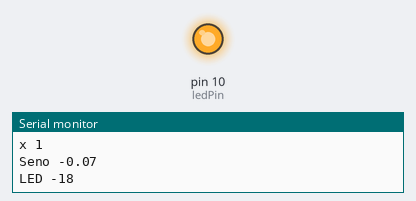
Recording of a sketch running on a simulated Arduino Uno, built with avr-gcc and run on an emulated ATmega328P. Parts: output pins drawn as LEDs (lit = HIGH), the last lines printed to the serial monitor.

Above: at 0.1 s.
At 51.1 s:
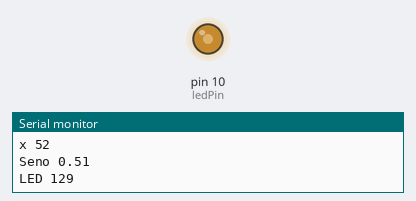
At 75.1 s:
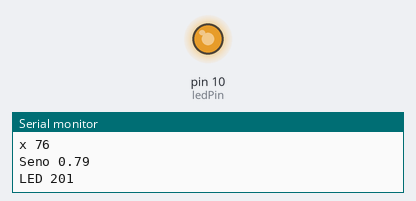
At 84.1 s:
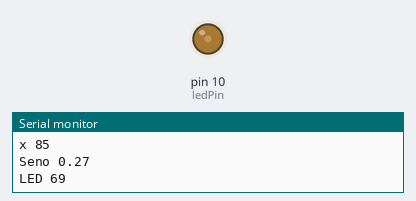
Timing chart, 0 to 89.6 s (numbered marks = the images above):
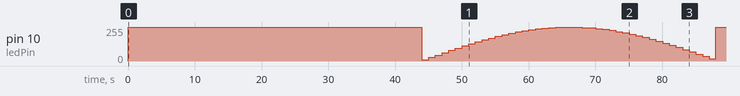

Measured:
- by itself, pin 10 (ledPin): 0/255 → 255/255 at 0.00 s, → 9/255 44.0 s later, → 27/255 1.0 s later, → 45/255 1.0 s later, … (45 changes in this stretch)

The sketch:

20171020_led_pwm.ino
```cpp
// Projeto FilipeFlop - Brilho LED PWM

int ledPin = 10;
float sinVal;
int ledVal;

void setup()
{
  Serial.begin(9600);
  pinMode(ledPin, OUTPUT);
}

void loop()
{
  for (int x=1; x<360; x++)
  {
    // converte graus para radianos e então obtém o valor do seno
    sinVal = (sin(x*(3.1412*180)));
    ledVal = int(sinVal*255);
    Serial.print("x ");
    Serial.println(x);
    Serial.print("Seno ");
    Serial.println(sinVal);
    Serial.print("LED ");
    Serial.println(ledVal);
    analogWrite(ledPin, ledVal);
    delay(1000);

  }
}
```
